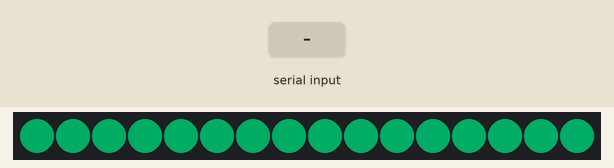
Recording of a sketch running on a simulated Arduino Uno, built with avr-gcc and run on an emulated ATmega328P. Shown: 16 RGB LEDs in strip order, left to right. Inputs (shaded band) come from the test bench. Dim RGB values are drawn brighter than linear; random numbers use the default seed unless the sketch sets one.

Above: at 1.2 s.
1.3 s: "c" received over Serial
At 1.84 s:
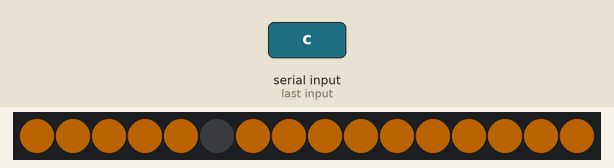
2.9 s: "l" received over Serial
5.7 s: "r" received over Serial
At 6.95 s:
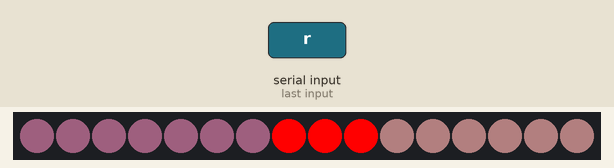
8.1 s: "down" received over Serial
At 8.59 s:
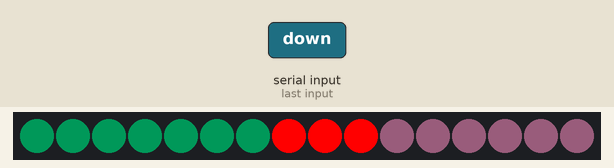
9.8 s: "s" received over Serial
At 12.13 s:
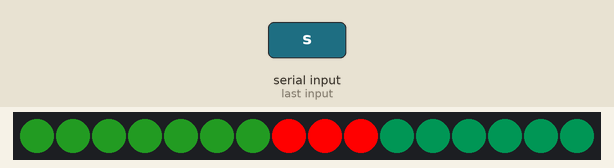

The sketch:

neopixel_emote.ino
```cpp
#include <Adafruit_NeoPixel.h>
#ifdef __AVR__
#include <avr/power.h>
#endif

#define PIN            6
#define NUMPIXELS      16

Adafruit_NeoPixel pixels = Adafruit_NeoPixel(NUMPIXELS, PIN, NEO_GRB + NEO_KHZ800);

int rec_pixel = 8;
int delayval = 50;
char state = 'd';
int health = 150;
int range[] = {0,NUMPIXELS};
String direction = "down";
int speed = 5;
int max = 255;
int min = 0;
int r_base = 0;
int g_base = 0;
int b_base = 0;
int intensity = 100;
bool colorChange = false;
bool isrecording = false;

void setup() {
    Serial.begin(9600);
    pixels.begin();
    dreaming(); //initialize as dreaming
}

void checkForUpdate() {
    if (Serial.available()) {
        state = Serial.read();
        switch (state) {
            case 'd':
                dreaming();
                break;
            case 'l':
                listening();
                break;
            case 'c':
                two_connected();
                initial_connection();
                break;
            case 'r':
                isrecording = true;
                recording();
                break;
            case 's':
                singing();
                // vibrate();
                break;
            case 'e':
                isrecording = false;
                break;
            case 'u':
                uploading();
                break;
            case 'h':
                int days;
                days = Serial.read();
                health = 150 - days*50;
                if (health < 20) {
                    health = 20;
                }
                break;
            default:
                dreaming();
        }
    }
}

void loop() {
    checkForUpdate();
    nextIntensity();
    nextColor();

    for(int i=range[0];i < range[1]; i++){
        pixels.setPixelColor(i, pixels.Color(r_base*(intensity/100.0),g_base*(intensity/100.0),b_base*(intensity/100.0)));
        if (colorChange) {
            delay(30);
        }
        randomSpark(i);

        //too hungry
        if (health < 50) {
            if (random(0,5) == 0) {
                pixels.setPixelColor(i, pixels.Color(0,0,0));
            }
        }

        //red recording light
        if (isrecording) {
            pixels.setPixelColor(rec_pixel, pixels.Color(255, 0, 0));
            pixels.setPixelColor((rec_pixel + 1)%16, pixels.Color(255, 0, 0));
            pixels.setPixelColor(rec_pixel - 1, pixels.Color(255, 0, 0));

        }
        pixels.show();
        delay(delayval);
    }
}

void randomSpark(int i) {
    if (random(0,70) == 1) {
        pixels.setPixelColor(i, pixels.Color(random(0,50),random(0,50), random(0,50)));
    }
}

void nextIntensity() {
    if (direction == "down") {
        intensity = intensity - speed;
    } else {
        intensity = intensity + speed;
    }
    if (intensity > max) {
        intensity = max;
        direction = "down";
    } else if (intensity < min) {
        intensity = min;
        direction = "up";
    }
}

void nextColor() {
    if (colorChange) {
        r_base = r_base + random(-20, 20);
        g_base = g_base + random(-20, 20);
        b_base = b_base + random(-20, 20);
    }
}

void initial_connection() {
    for(int i=0; i < 16; i++){
        pixels.setPixelColor(i, pixels.Color(r_base*(intensity/100.0),g_base*(intensity/100.0),b_base*(intensity/100.0)));
        pixels.show();
    }

    for (int r = 0; r < 5; r++) {
        pixels.setPixelColor(5 + r, pixels.Color(0,0,0));
        pixels.setPixelColor(5 - r, pixels.Color(0,0,0));
        pixels.show();
        delay(400);
    }
}

void dreaming() {
    range[0] = 0;
    range[1] = 16;
    speed = 2;
    max = min(150, health);
    min = 0;
    r_base = 0;
    g_base = 50;
    b_base = 30;
    colorChange = false;
}


void two_connected() {
    range[0] = 10;
    range[1] = 16;
    speed = 10;
    max = min(200, health);
    min = 20;
    r_base = 75;
    g_base = 40;
    b_base = 0;
    colorChange = false;
}

void recording() {
    range[0] = 0;
    range[1] = 16;
    speed = 10;
    max = min(200, health);
    min = 20;
    r_base = 50;
    g_base = 30;
    b_base = 40;
    colorChange = false;
}

void singing() {
    range[0] = 0;
    range[1] = 16;
    speed = 8;
    max = min(200, health);
    min = 20;
    r_base = 10;
    g_base = 70;
    b_base = 0;
    colorChange = true;
}

void listening() {
    range[0] = 0;
    range[1] = 16;
    speed = 8;
    max = min(200, health);
    min = 20;
    r_base = 70;
    g_base = 70;
    b_base = 70;
    colorChange = true;
}

void uploading() {
    range[0] = 10;
    range[1] = 16;
    speed = 15;
    max = min(200, health);
    min = 20;
    r_base = 70;
    g_base = 0;
    b_base = 70;
    colorChange = false;
}
```

Measured:
- what the display in image 1 shows lasts 0.4 s, from 1.6 s to 2.0 s
